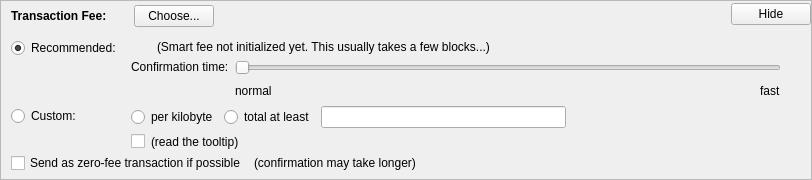
        <widget class="QFrame" name="frameFee">
         <property name="sizePolicy">
          <sizepolicy hsizetype="Expanding" vsizetype="Expanding">
           <horstretch>0</horstretch>
           <verstretch>0</verstretch>
          </sizepolicy>
         </property>
         <property name="maximumSize">
          <size>
           <width>16777215</width>
           <height>16777215</height>
          </size>
         </property>
         <property name="frameShape">
          <enum>QFrame::StyledPanel</enum>
         </property>
         <property name="frameShadow">
          <enum>QFrame::Sunken</enum>
         </property>
         <layout class="QVBoxLayout" name="verticalLayoutFee1">
          <property name="spacing">
           <number>0</number>
          </property>
          <property name="leftMargin">
           <number>0</number>
          </property>
          <property name="topMargin">
           <number>0</number>
          </property>
          <property name="rightMargin">
           <number>0</number>
          </property>
          <property name="bottomMargin">
           <number>0</number>
          </property>
          <item>
           <layout class="QVBoxLayout" name="verticalLayoutFee2" stretch="0,0,0">
            <property name="spacing">
             <number>0</number>
            </property>
            <property name="leftMargin">
             <number>10</number>
            </property>
            <property name="topMargin">
             <number>0</number>
            </property>
            <item>
             <layout class="QHBoxLayout" name="horizontalLayoutFee1">
              <property name="bottomMargin">
               <number>0</number>
              </property>
              <item>
               <layout class="QVBoxLayout" name="verticalLayoutFee7">
                <property name="spacing">
                 <number>0</number>
                </property>
                <item>
                 <spacer name="verticalSpacerSmartFee">
                  <property name="orientation">
                   <enum>Qt::Vertical</enum>
                  </property>
                  <property name="sizeType">
                   <enum>QSizePolicy::Fixed</enum>
                  </property>
                  <property name="sizeHint" stdset="0">
                   <size>
                    <width>1</width>
                    <height>4</height>
                   </size>
                  </property>
                 </spacer>
                </item>
                <item>
                 <layout class="QHBoxLayout" name="horizontalLayoutSmartFee">
                  <property name="spacing">
                   <number>10</number>
                  </property>
                  <item>
                   <widget class="QLabel" name="labelFeeHeadline">
                    <property name="sizePolicy">
                     <sizepolicy hsizetype="Preferred" vsizetype="Maximum">
                      <horstretch>0</horstretch>
                      <verstretch>0</verstretch>
                     </sizepolicy>
                    </property>
                    <property name="font">
                     <font>
                      <weight>75</weight>
                      <bold>true</bold>
                     </font>
                    </property>
                    <property name="styleSheet">
                     <string notr="true">font-weight:bold;</string>
                    </property>
                    <property name="text">
                     <string>Transaction Fee:</string>
                    </property>
                   </widget>
                  </item>
                  <item>
                   <widget class="QLabel" name="labelFeeMinimized">
                    <property name="text">
                     <string/>
                    </property>
                   </widget>
                  </item>
                  <item>
                   <widget class="QPushButton" name="buttonChooseFee">
                    <property name="text">
                     <string>Choose...</string>
                    </property>
                   </widget>
                  </item>
                 </layout>
                </item>
                <item>
                 <spacer name="verticalSpacer_5">
                  <property name="orientation">
                   <enum>Qt::Vertical</enum>
                  </property>
                  <property name="sizeHint" stdset="0">
                   <size>
                    <width>1</width>
                    <height>1</height>
                   </size>
                  </property>
                 </spacer>
                </item>
               </layout>
              </item>
              <item>
               <spacer name="horizontalSpacer_4">
                <property name="orientation">
                 <enum>Qt::Horizontal</enum>
                </property>
                <property name="sizeHint" stdset="0">
                 <size>
                  <width>40</width>
                  <height>20</height>
                 </size>
                </property>
               </spacer>
              </item>
              <item>
               <widget class="QPushButton" name="buttonMinimizeFee">
                <property name="toolTip">
                 <string>collapse fee-settings</string>
                </property>
                <property name="text">
                 <string>Hide</string>
                </property>
               </widget>
              </item>
             </layout>
            </item>
            <item>
             <widget class="QFrame" name="frameFeeSelection">
              <layout class="QVBoxLayout" name="verticalLayoutFee12">
               <property name="spacing">
                <number>0</number>
               </property>
               <property name="leftMargin">
                <number>0</number>
               </property>
               <property name="topMargin">
                <number>0</number>
               </property>
               <property name="rightMargin">
                <number>0</number>
               </property>
               <property name="bottomMargin">
                <number>0</number>
               </property>
               <item>
                <layout class="QGridLayout" name="gridLayoutFee">
                 <property name="topMargin">
                  <number>10</number>
                 </property>
                 <property name="bottomMargin">
                  <number>4</number>
                 </property>
                 <property name="horizontalSpacing">
                  <number>10</number>
                 </property>
                 <property name="verticalSpacing">
                  <number>4</number>
                 </property>
                 <item row="1" column="1">
                  <layout class="QVBoxLayout" name="verticalLayoutFee8">
                   <property name="spacing">
                    <number>6</number>
                   </property>
                   <item>
                    <layout class="QHBoxLayout" name="horizontalLayoutFee13">
                     <item>
                      <widget class="QRadioButton" name="radioCustomPerKilobyte_2">
                       <property name="toolTip">
                        <string>If the custom fee is set to 1000 nMGD and the transaction is only 250 bytes, then &quot;per kilobyte&quot; only pays 250 nMGD in fee,&lt;br /&gt;while &quot;at least&quot; pays 1000 nMGD. For transactions bigger than a kilobyte both pay by kilobyte.</string>
                       </property>
                       <property name="text">
                        <string>per kilobyte</string>
                       </property>
                       <property name="checked">
                        <bool>true</bool>
                       </property>
                      </widget>
                     </item>
                     <item>
                      <widget class="QRadioButton" name="radioCustomAtLeast_2">
                       <property name="toolTip">
                        <string>If the custom fee is set to 1000 nMGD and the transaction is only 250 bytes, then &quot;per kilobyte&quot; only pays 250 nMGD in fee,&lt;br /&gt;while &quot;total at least&quot; pays 1000 nMGD. For transactions bigger than a kilobyte both pay by kilobyte.</string>
                       </property>
                       <property name="text">
                        <string>total at least</string>
                       </property>
                      </widget>
                     </item>
                     <item>
                      <widget class="MassGridAmountField" name="customFee_2"/>
                     </item>
                     <item>
                      <spacer name="horizontalSpacer_6">
                       <property name="orientation">
                        <enum>Qt::Horizontal</enum>
                       </property>
                       <property name="sizeHint" stdset="0">
                        <size>
                         <width>1</width>
                         <height>1</height>
                        </size>
                       </property>
                      </spacer>
                     </item>
                    </layout>
                   </item>
                   <item>
                    <layout class="QHBoxLayout" name="horizontalLayoutFee8">
                     <item>
                      <widget class="QCheckBox" name="checkBoxMinimumFee_2">
                       <property name="toolTip">
                        <string>Paying only the minimum fee is just fine as long as there is less transaction volume than space in the blocks.&lt;br /&gt;But be aware that this can end up in a never confirming transaction once there is more demand for massgrid transactions than the network can process.</string>
                       </property>
                       <property name="text">
                        <string/>
                       </property>
                      </widget>
                     </item>
                     <item>
                      <widget class="QLabel" name="labelMinFeeWarning_2">
                       <property name="enabled">
                        <bool>true</bool>
                       </property>
                       <property name="toolTip">
                        <string>Paying only the minimum fee is just fine as long as there is less transaction volume than space in the blocks.&lt;br /&gt;But be aware that this can end up in a never confirming transaction once there is more demand for massgrid transactions than the network can process.</string>
                       </property>
                       <property name="text">
                        <string>(read the tooltip)</string>
                       </property>
                       <property name="margin">
                        <number>5</number>
                       </property>
                      </widget>
                     </item>
                     <item>
                      <spacer name="horizontalSpacer_5">
                       <property name="orientation">
                        <enum>Qt::Horizontal</enum>
                       </property>
                       <property name="sizeHint" stdset="0">
                        <size>
                         <width>1</width>
                         <height>1</height>
                        </size>
                       </property>
                      </spacer>
                     </item>
                    </layout>
                   </item>
                  </layout>
                 </item>
                 <item row="0" column="0">
                  <layout class="QVBoxLayout" name="verticalLayoutFee4" stretch="0,1">
                   <item>
                    <widget class="QRadioButton" name="radioSmartFee">
                     <property name="text">
                      <string>Recommended:</string>
                     </property>
                     <property name="checked">
                      <bool>true</bool>
                     </property>
                    </widget>
                   </item>
                   <item>
                    <spacer name="verticalSpacer_6">
                     <property name="orientation">
                      <enum>Qt::Vertical</enum>
                     </property>
                     <property name="sizeHint" stdset="0">
                      <size>
                       <width>1</width>
                       <height>1</height>
                      </size>
                     </property>
                    </spacer>
                   </item>
                  </layout>
                 </item>
                 <item row="1" column="0">
                  <layout class="QVBoxLayout" name="verticalLayoutFee9" stretch="0,1">
                   <item>
                    <widget class="QRadioButton" name="radioCustomFee">
                     <property name="text">
                      <string>Custom:</string>
                     </property>
                    </widget>
                   </item>
                   <item>
                    <spacer name="verticalSpacer_7">
                     <property name="orientation">
                      <enum>Qt::Vertical</enum>
                     </property>
                     <property name="sizeHint" stdset="0">
                      <size>
                       <width>1</width>
                       <height>1</height>
                      </size>
                     </property>
                    </spacer>
                   </item>
                  </layout>
                 </item>
                 <item row="0" column="1">
                  <layout class="QVBoxLayout" name="verticalLayoutFee3" stretch="0,0,1">
                   <property name="spacing">
                    <number>6</number>
                   </property>
                   <property name="topMargin">
                    <number>2</number>
                   </property>
                   <item>
                    <layout class="QHBoxLayout" name="horizontalLayoutFee12">
                     <item>
                      <widget class="QLabel" name="labelSmartFee_2">
                       <property name="text">
                        <string/>
                       </property>
                       <property name="margin">
                        <number>2</number>
                       </property>
                      </widget>
                     </item>
                     <item>
                      <widget class="QLabel" name="labelFeeEstimation_2">
                       <property name="text">
                        <string/>
                       </property>
                      </widget>
                     </item>
                     <item>
                      <widget class="QLabel" name="labelSmartFee2_2">
                       <property name="text">
                        <string>(Smart fee not initialized yet. This usually takes a few blocks...)</string>
                       </property>
                       <property name="margin">
                        <number>2</number>
                       </property>
                      </widget>
                     </item>
                     <item>
                      <spacer name="horizontalSpacer_7">
                       <property name="orientation">
                        <enum>Qt::Horizontal</enum>
                       </property>
                       <property name="sizeHint" stdset="0">
                        <size>
                         <width>1</width>
                         <height>1</height>
                        </size>
                       </property>
                      </spacer>
                     </item>
                    </layout>
                   </item>
                   <item>
                    <layout class="QHBoxLayout" name="horizontalLayoutFee9">
                     <item>
                      <layout class="QVBoxLayout" name="verticalLayoutFee6">
                       <item>
                        <widget class="QLabel" name="labelSmartFee3_2">
                         <property name="text">
                          <string>Confirmation time:</string>
                         </property>
                         <property name="margin">
                          <number>2</number>
                         </property>
                        </widget>
                       </item>
                       <item>
                        <spacer name="verticalSpacer_9">
                         <property name="orientation">
                          <enum>Qt::Vertical</enum>
                         </property>
                         <property name="sizeHint" stdset="0">
                          <size>
                           <width>1</width>
                           <height>1</height>
                          </size>
                         </property>
                        </spacer>
                       </item>
                      </layout>
                     </item>
                     <item>
                      <layout class="QVBoxLayout" name="verticalLayoutFee5">
                       <property name="rightMargin">
                        <number>30</number>
                       </property>
                       <item>
                        <widget class="QSlider" name="sliderSmartFee_2">
                         <property name="minimum">
                          <number>0</number>
                         </property>
                         <property name="maximum">
                          <number>24</number>
                         </property>
                         <property name="pageStep">
                          <number>1</number>
                         </property>
                         <property name="value">
                          <number>0</number>
                         </property>
                         <property name="orientation">
                          <enum>Qt::Horizontal</enum>
                         </property>
                         <property name="invertedAppearance">
                          <bool>false</bool>
                         </property>
                         <property name="invertedControls">
                          <bool>false</bool>
                         </property>
                         <property name="tickPosition">
                          <enum>QSlider::NoTicks</enum>
                         </property>
                        </widget>
                       </item>
                       <item>
                        <layout class="QHBoxLayout" name="horizontalLayoutFee10">
                         <item>
                          <widget class="QLabel" name="labelSmartFeeNormal_2">
                           <property name="text">
                            <string>normal</string>
                           </property>
                          </widget>
                         </item>
                         <item>
                          <spacer name="horizontalSpacer_12">
                           <property name="orientation">
                            <enum>Qt::Horizontal</enum>
                           </property>
                           <property name="sizeHint" stdset="0">
                            <size>
                             <width>40</width>
                             <height>20</height>
                            </size>
                           </property>
                          </spacer>
                         </item>
                         <item>
                          <widget class="QLabel" name="labelSmartFeeFast_2">
                           <property name="text">
                            <string>fast</string>
                           </property>
                          </widget>
                         </item>
                        </layout>
                       </item>
                      </layout>
                     </item>
                    </layout>
                   </item>
                   <item>
                    <spacer name="verticalSpacer_10">
                     <property name="orientation">
                      <enum>Qt::Vertical</enum>
                     </property>
                     <property name="sizeHint" stdset="0">
                      <size>
                       <width>1</width>
                       <height>1</height>
                      </size>
                     </property>
                    </spacer>
                   </item>
                  </layout>
                 </item>
                </layout>
               </item>
               <item>
                <layout class="QHBoxLayout" name="horizontalLayoutFee5" stretch="0,0,0">
                 <property name="spacing">
                  <number>8</number>
                 </property>
                 <property name="bottomMargin">
                  <number>4</number>
                 </property>
                 <item>
                  <widget class="QCheckBox" name="checkBoxFreeTx_2">
                   <property name="text">
                    <string>Send as zero-fee transaction if possible</string>
                   </property>
                  </widget>
                 </item>
                 <item>
                  <widget class="QLabel" name="labelFreeTx_2">
                   <property name="text">
                    <string>(confirmation may take longer)</string>
                   </property>
                   <property name="margin">
                    <number>5</number>
                   </property>
                  </widget>
                 </item>
                 <item>
                  <spacer name="horizontalSpacerFee5">
                   <property name="orientation">
                    <enum>Qt::Horizontal</enum>
                   </property>
                   <property name="sizeHint" stdset="0">
                    <size>
                     <width>1</width>
                     <height>1</height>
                    </size>
                   </property>
                  </spacer>
                 </item>
                </layout>
               </item>
               <item>
                <spacer name="verticalSpacerFee2">
                 <property name="orientation">
                  <enum>Qt::Vertical</enum>
                 </property>
                 <property name="sizeHint" stdset="0">
                  <size>
                   <width>1</width>
                   <height>1</height>
                  </size>
                 </property>
                </spacer>
               </item>
              </layout>
             </widget>
            </item>
            <item>
             <spacer name="verticalSpacerFee">
              <property name="orientation">
               <enum>Qt::Vertical</enum>
              </property>
              <property name="sizeHint" stdset="0">
               <size>
                <width>800</width>
                <height>1</height>
               </size>
              </property>
             </spacer>
            </item>
           </layout>
          </item>
         </layout>
        </widget>
